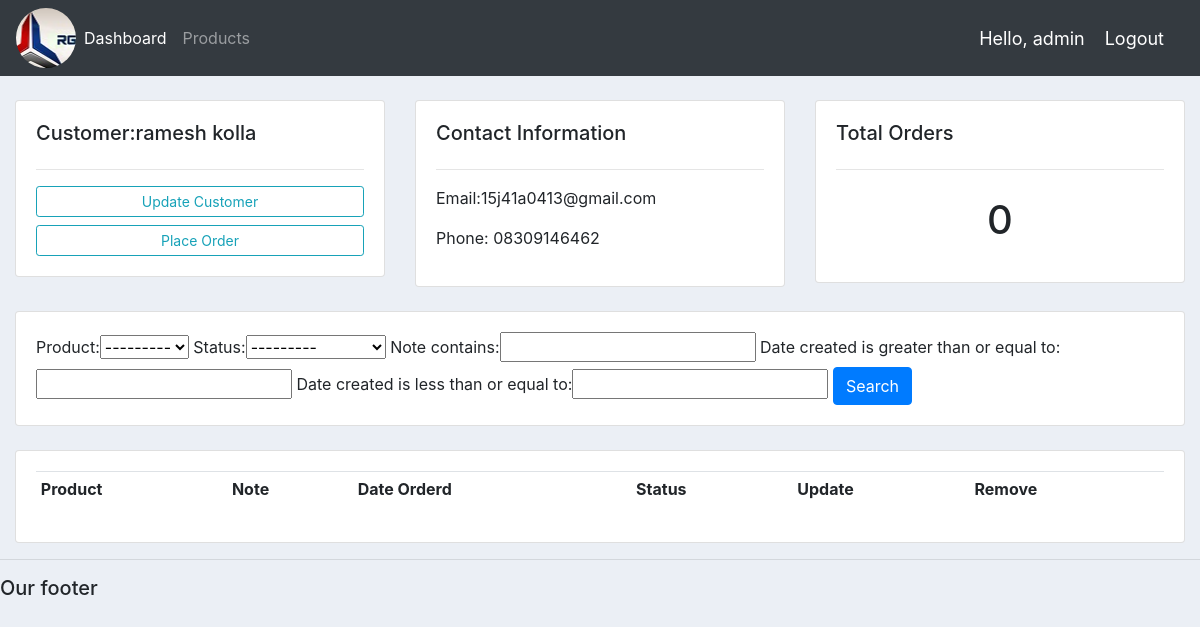
The app's page /Customer/7/ (signed in), older data.
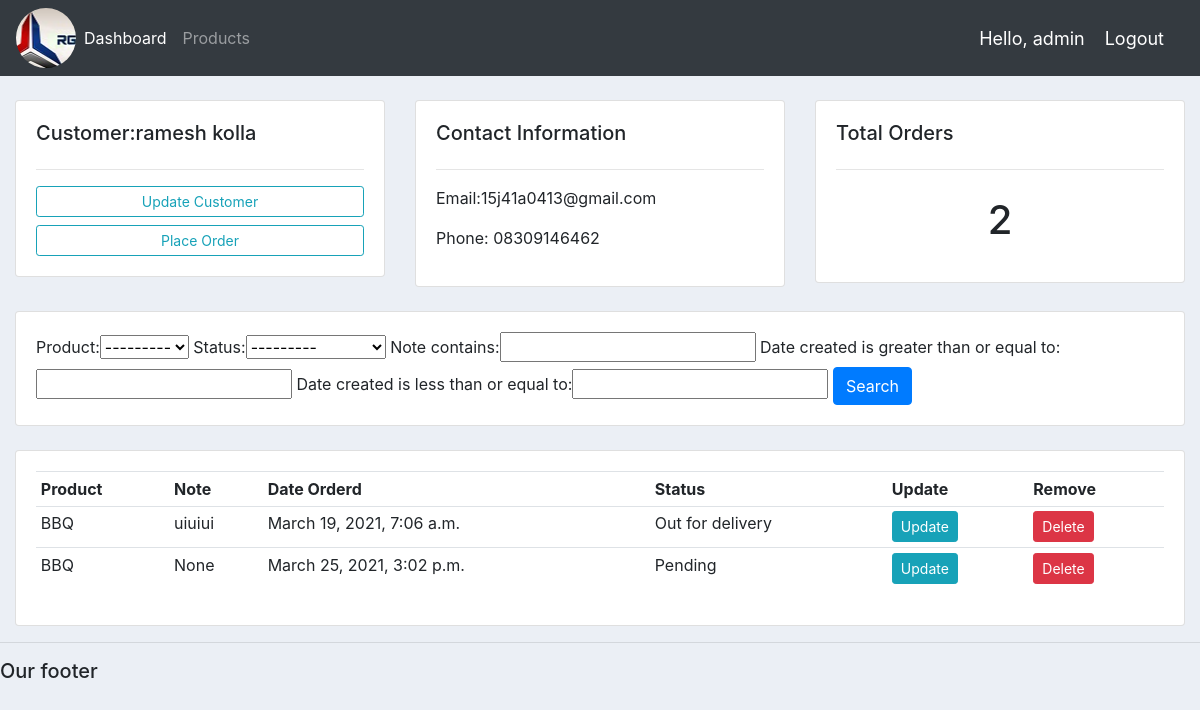
The same page, newer data.
### accounts/models.py (models this page shows, shortened)
class Order(models.Model):
    STATUS=(
        ('Pending','Pending'),
        ('Out for delivery','Out for delivery'),
        ('Delivered','Delivered')
    )
    customer=models.ForeignKey(Customer,null=True,on_delete=models.SET_NULL)
    product=models.ForeignKey(Product,null=True,on_delete=models.SET_NULL)
    date_created = models.DateTimeField(auto_now_add=True)
    status=models.CharField(max_length=200,null=True,choices=STATUS)
    note = models.CharField(max_length=1000, null=True)

class Product(models.Model):
    CATEGORY=(
        ('Indor','Indoor'),
        ('Out Door','Out Door')
    )
    name=models.CharField(max_length=100,null=True)
    price=models.FloatField(null=True)
    category=models.CharField(max_length=100,null=True,choices=CATEGORY)
    description=models.CharField(max_length=100,null=True,blank=True)
    date_created=models.DateTimeField(auto_now_add=True)
    tags=models.ManyToManyField(Tag)
    def __str__(self):
        return self.name

### accounts/decorators.py (the view)
		def wrapper_func(request, *args, **kwargs):
			group = None
			if request.user.groups.exists():
				group = request.user.groups.all()[0].name
			if group in allowed_roles:
				return view_func(request, *args, **kwargs)
			else:
				return HttpResponse('You are not authorized to view this page')

### accounts/views.py (called while the page is built)
@login_required(login_url='login')
@allowed_users(allowed_roles=['admin'])
def customer(request,pk_test):
    customer = Customer.objects.get(id=pk_test)
    orders = customer.order_set.all()
    order_count = orders.count()
    myFilter=OrderFilter(request.GET,queryset=orders)
    orders =myFilter.qs
    context = {'customer': customer, 'orders': orders, 'order_count': order_count,'myFilter':myFilter}
    return render(request, 'accounts/customer.html',context)

### accounts/templates/accounts/customer.html
{%extends 'accounts/main.html'%}
{%block content%}
	<br>
<div class="row">
	<div class="col-md">
		<div class="card card-body">
			<h5>Customer:{{customer.name}}</h5>
			<hr>
			<a class="btn btn-outline-info  btn-sm btn-block" href="">Update Customer</a>
			<a class="btn btn-outline-info  btn-sm btn-block" href="{% url 'create_order' customer.id %}">Place Order</a>
		</div>
	</div>
	<div class="col-md">
		<div class="card card-body">
			<h5>Contact Information</h5>
			<hr>
			<p>Email:{{customer.email}} </p>
			<p>Phone: {{customer.phone}}</p>
		</div>
	</div>
	<div class="col-md">
		<div class="card card-body">
			<h5>Total Orders</h5>
			<hr>
			<h1 style="text-align: center;padding: 10px">{{orders.count}}</h1>
		</div>
	</div>
</div>
<br>
<div class="row">
	<div class="col">
		<div class="card card-body">
			<form method="get">
			{{myFilter.form}}
		    <button class="btn btn-primary" type="submit">Search</button>
		  </form>
		</div>
	</div>
</div>
<br>
<div class="row">
	<div class="col-md">
		<div class="card card-body">
			<table class="table table-sm">
				<tr>
					<th>Product</th>
					<th>Note</th>
					<th>Date Orderd</th>
					<th>Status</th>
					<th>Update</th>
					<th>Remove</th>
				</tr>
				{%for order in orders%}
				<tr>
					<td>{{order.product}}</td>
					<td>{{order.note}}</td>
					<td>{{order.date_created}}</td>
					<td>{{order.status}}</td>
					<td><a class="btn btn-sm btn-info" href="{%url 'update_order' order.id %}">Update</a></td>
					<td><a  class="btn btn-sm btn-danger"href="{%url 'delete_order' order.id %}">Delete</a></td>
				</tr>
				{%endfor%}
			</table>
		</div>
	</div>
</div>
{%endblock%}

Row changes from the older to the newer data that the page shows:
now on this page (row edited): Order: product "BBQ", note "uiuiui", date_created "March 19, 2021, 7:06 a.m.", status "Out for delivery"
added Order: product "BBQ", note "None", date_created "March 25, 2021, 3:02 p.m.", status "Pending"
Text that changed along with them:
{{ orders.count }}: "0" → "2"
